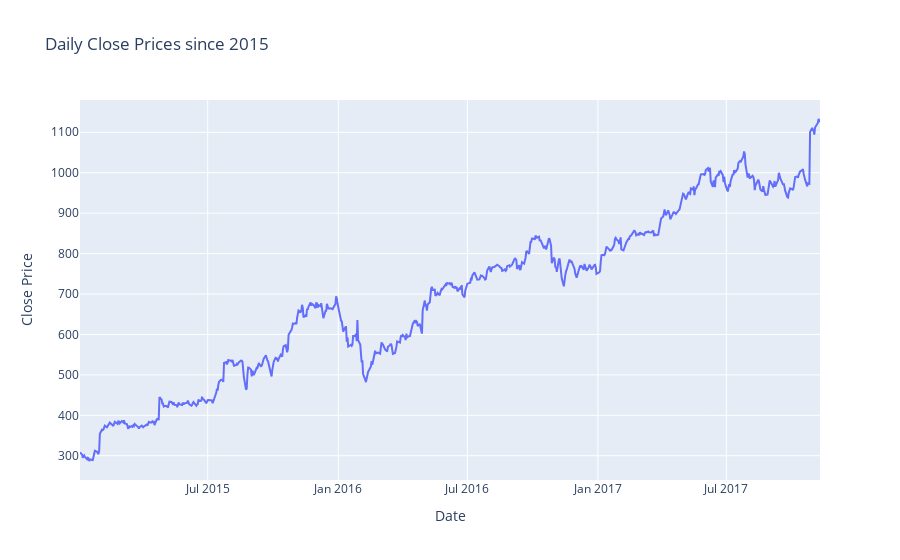

The notebook cell this image was saved under:
### Markdown cell above
## Exercise 1: Line Chart of Daily Stock Prices

A line plot is effective for visualizing data that changes over time by connecting data points with straight lines.

**Objective:**
Use the stock dataset to create a line plot to visualize how the daily close prices of the stock have changed since 2015.

**Requirements:**
- Include only data from the year 2015 onwards.
- **Title**: "Daily Close Prices since 2015"
- **x-axis label**: "Date"
- **y-axis label**: "Close Price"

**Hint**: Utilize the `plotly.express.line` method for this plot. Filter the DataFrame to only include data from 2015 onwards with a condition on the 'Date' column. By default, Plotly uses DataFrame column names as labels for the axes. To use different labels, specify them using the `labels` parameter in `plotly.express.line`.

**Resources**:
- Check the [Plotly Express Line API reference](https://plotly.com/python-api-reference/generated/plotly.express.line.html) for syntax and options.
- For additional examples and customizations, visit [Plotly Line Charts Examples](https://plotly.com/python/line-charts/).

### Code cell
# Type your answer here



### Exercise 1 Solution

import plotly.express as px
import pandas as pd

# Although not necessary, we can convert 'Date' to datetime
df_stock['Date'] = pd.to_datetime(df_stock['Date'])

df_filtered = df_stock[df_stock['Date'].dt.year >= 2015]

# Create the line plot
fig = px.line(
    df_filtered,
    x='Date',
    y='Close',
    title='Daily Close Prices since 2015',
    labels={'Close': 'Close Price'}  # Custom labels for the y-axis
)

# Display the figure
fig.show()

### Figure 1 — Plotly figure (JSON) as saved in the notebook; plotly's stock layout.template omitted (floating-point values rounded to 4 significant figures; data arrays with more than 128 entries replaced by an {"elided": "..."} marker saying what was removed)
{"data": [{"hovertemplate": "Date=%{x}<br>Close Price=%{y}<extra></extra>", "legendgroup": "", "line": {"color": "#636efa", "dash": "solid"}, "marker": {"symbol": "circle"}, "mode": "lines", "name": "", "orientation": "v", "showlegend": false, "type": "scatter", "x": {"elided": "722 str values"}, "xaxis": "x", "y": {"elided": "722 float values"}, "yaxis": "y"}], "layout": {"legend": {"tracegroupgap": 0}, "title": {"text": "Daily Close Prices since 2015"}, "xaxis": {"anchor": "y", "domain": [0, 1], "title": {"text": "Date"}}, "yaxis": {"anchor": "x", "domain": [0, 1], "title": {"text": "Close Price"}}}}
